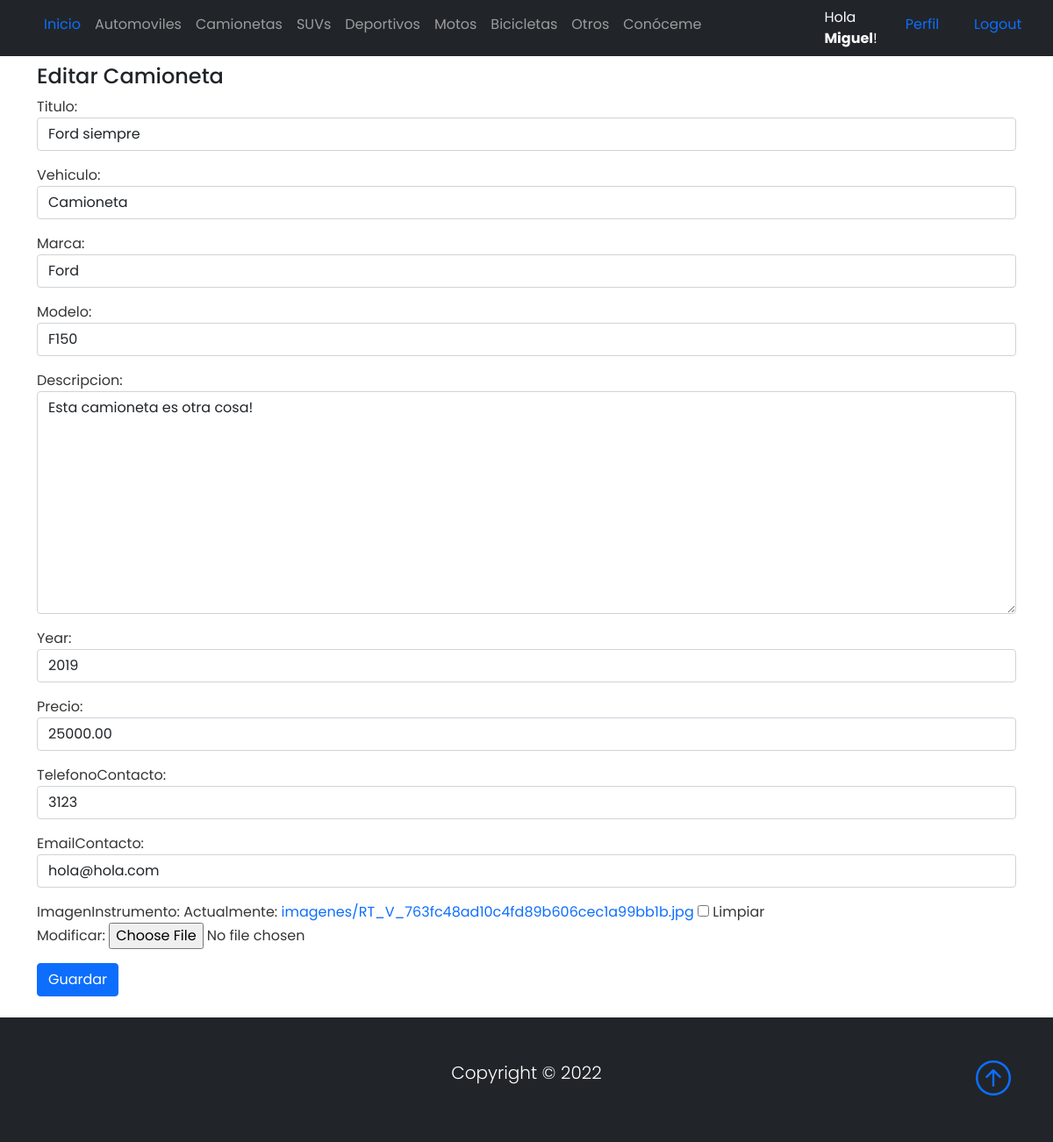
The app's page /camionetaEdicion/10/ (signed in) with its own data.
### Base/models.py (models this page shows, shortened)
class Vehiculo(models.Model):
    vehiculoSeleccion = (
    ('automovil', 'Automovil'),
    ('camioneta', 'Camioneta'),
    ('suv','Suv'),
    ('deportivo','Deportivo'),
    ('moto','Moto'),
    ('bicicleta','Bicicleta'),
    ('otro', 'Otro'),
    )
    usuario = models.ForeignKey(User, on_delete=models.CASCADE, null=True, blank=True)
    titulo = models.CharField(max_length=200)
    vehiculo = models.CharField(max_length=15, choices=vehiculoSeleccion, default='automovil')
    marca = models.CharField(max_length=40)
    modelo = models.CharField(max_length=40)
    descripcion = models.TextField(null=True, blank=True)
    year = models.IntegerField()
    precio = models.DecimalField(max_digits=10, decimal_places=2)
    fechaPublicacion = models.DateTimeField(auto_now_add=True)
    telefonoContacto = models.IntegerField()
    emailContacto = models.EmailField()
    imagenInstrumento = models.ImageField(null=True, blank=True, upload_to="imagenes/")
    class Meta:
        ordering = ['usuario', '-fechaPublicacion']

### Base/views.py (the view)
# urls.py: path('camionetaEdicion/<int:pk>/', CamionetaUpdate.as_view(), name='camioneta_editar'),
class CamionetaUpdate(LoginRequiredMixin, UpdateView):
    model = Vehiculo
    form_class = ActualizacionVehiculo
    success_url = reverse_lazy('camionetas')
    context_object_name = 'camioneta'
    template_name = 'Base/camionetaEdicion.html'

### Base/forms.py
class ActualizacionVehiculo(forms.ModelForm):
    class Meta:
        model = Vehiculo
        fields = ('titulo', 'vehiculo', 'marca', 'modelo', 'descripcion', 'year', 'precio', 'telefonoContacto', 'emailContacto', 'imagenInstrumento')
        widgets = {
            'titulo' : forms.TextInput(attrs={'class': 'form-control'}),
            'vehiculo' : forms.Select(attrs={'class': 'form-control'}),
            'marca' : forms.TextInput(attrs={'class': 'form-control'}),
            'modelo' : forms.TextInput(attrs={'class': 'form-control'}),
            'descripcion' : forms.Textarea(attrs={'class': 'form-control'}),
            'year' : forms.TextInput(attrs={'class': 'form-control'}),
            'precio' : forms.TextInput(attrs={'class': 'form-control'}),
            'telefonoContacto' : forms.TextInput(attrs={'class': 'form-control'}),
            'emailContacto' : forms.TextInput(attrs={'class': 'form-control'}),
        }

### Base/templates/Base/camionetaEdicion.html
{% extends 'Base/home.html' %}
{% block content %}
<br>
<br>
{% if user.id == camioneta.usuario.id %}
<div class="container">
    <h4>Editar Camioneta</h4>
</div>
<div class="container">
    <div class="form-group">
        <form method="post" enctype="multipart/form-data">{% csrf_token %}
            {{ form.as_p }}
            <button type="submit" class="btn btn-primary">Guardar</button>
        </form>
    </div>
</div>
<br>
{% else %}
<div class="container">
<h4>No tienes acceso a esta pagina!</h4>
</div>
{% endif %}
{% endblock %}

### Base/templates/Base/home.html (shortened to what this page needs)
{% load static %}
<!DOCTYPE html>
<html lang="en">
<head>
    <link href="https://cdn.jsdelivr.net/npm/bootstrap@5.0.2/dist/css/bootstrap.min.css" rel="stylesheet"
>
    <link rel="stylesheet" href="https://cdn.jsdelivr.net/npm/bootstrap-icons@1.3.0/font/bootstrap-icons.css">
    <link rel="stylesheet" type="text/css" href="{% static 'style.css' %}">
</head>
<body>
    <nav class="navbar navbar-expand-sm bg-dark navbar-dark py-2 fixed-top">
      <div class="container">
            <div class="collapse navbar-collapse" id="navmenu">
              <ul class="navbar-nav mr-auto">
                <li class="nav-item">
                  <a class="nav-link" href="{% url 'home' %}"><span class="text-primary">Inicio</span></a>
                </li>
                <li class="nav-item">
                  <a class="nav-link" href="{% url 'automoviles' %}">Automoviles</a>
                </li>
                <li class="nav-item">
                  <a class="nav-link" href="{% url 'camionetas' %}">Camionetas</a>
                </li>
                <li class="nav-item">
                  <a class="nav-link" href="{% url 'suvs' %}">SUVs</a>
                </li>
                <li class="nav-item">
                  <a class="nav-link" href="{% url 'deportivos' %}">Deportivos</a>
                </li>
                <li class="nav-item">
                  <a class="nav-link" href="{% url 'motos' %}">Motos</a>
                </li>
                <li class="nav-item">
                  <a class="nav-link" href="{% url 'bicicletas' %}">Bicicletas</a>
                </li>
                <li class="nav-item">
                  <a class="nav-link" href="{% url 'otros' %}">Otros</a>
                </li>
                <li class="nav-item">
                  <a class="nav-link" href="{% url 'acerca_de_mi' %}">Conóceme</a>
                </li>
                <div class="container"></div>
                <div class="container"></div>
                <div class="container"></div>
                <div class="container"></div>
                <div class="container"></div>
                {% if request.user.is_authenticated %}
                <div class="container">
                <li class="nav-item">
                  <span class="text-light"> Hola <strong>{{request.user.first_name}}</strong>!</span>
                </li>
                </div>
                <div class="container">
                <li class="nav-item">
                  <a class="nav-link" href="{% url 'editar_perfil' %}"><span class="text-primary">Perfil</span></a>
                </li>
                </div>
                <div class="container">
                <li class="nav-item">
                  <a class="nav-link" href="{% url 'logout' %}"><span class="text-primary">Logout</span></a>
                </li>
                </div>
              {% endif %}
           </ul>
          </div>
      </div>
  </nav>
      {% block content %}{% endblock %}
  <footer class="p-5 bg-dark text-white text-center position-relative">
      <div class="container">
          <p class="lead text-white">Copyright &copy; 2022</p>
          <a href="" class="position-absolute bottom-0 end-0 p-5">
              <i class="bi bi-arrow-up-circle h1"></i>
          </a>
      </div>
  </footer>
</body>
</html>

### Base/static/style.css (style rules this page uses)
body { background-color: white; font-family: 'Poppins', 'Nunito', sans-serif; padding-top: 25px; }
a { text-decoration: none; }
li { text-decoration: none; }
p { color: #363636; }

### records on screen
Vehiculo: titulo "Ford siempre", vehiculo "Camioneta", marca "Ford", modelo "F150", descripcion "Esta camioneta es otra cosa!", year "2019", precio "25000.00", telefonoContacto "3123", emailContacto "hola@hola.com"

### other values on screen
{{ request.user.first_name }} "Miguel"
